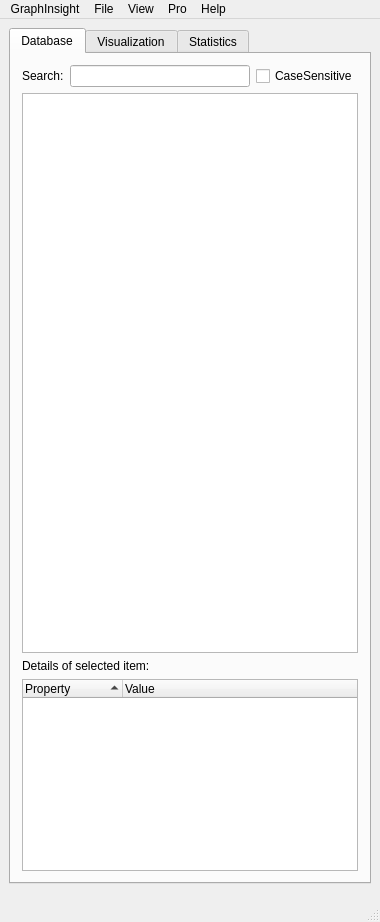
<?xml version="1.0" encoding="UTF-8"?>
<ui version="4.0">
 <class>MainWindow</class>
 <widget class="QMainWindow" name="MainWindow">
  <property name="geometry">
   <rect>
    <x>0</x>
    <y>0</y>
    <width>380</width>
    <height>922</height>
   </rect>
  </property>
  <property name="sizePolicy">
   <sizepolicy hsizetype="Preferred" vsizetype="Preferred">
    <horstretch>0</horstretch>
    <verstretch>0</verstretch>
   </sizepolicy>
  </property>
  <property name="windowTitle">
   <string>nothing</string>
  </property>
  <widget class="QWidget" name="centralWidget">
   <widget class="QTabWidget" name="tabWidget">
    <property name="geometry">
     <rect>
      <x>9</x>
      <y>9</y>
      <width>362</width>
      <height>856</height>
     </rect>
    </property>
    <property name="sizePolicy">
     <sizepolicy hsizetype="Preferred" vsizetype="Preferred">
      <horstretch>0</horstretch>
      <verstretch>0</verstretch>
     </sizepolicy>
    </property>
    <property name="minimumSize">
     <size>
      <width>0</width>
      <height>0</height>
     </size>
    </property>
    <property name="baseSize">
     <size>
      <width>0</width>
      <height>0</height>
     </size>
    </property>
    <property name="toolTip">
     <string/>
    </property>
    <property name="currentIndex">
     <number>0</number>
    </property>
    <widget class="QWidget" name="tabDatabase">
     <property name="sizePolicy">
      <sizepolicy hsizetype="Preferred" vsizetype="Preferred">
       <horstretch>0</horstretch>
       <verstretch>0</verstretch>
      </sizepolicy>
     </property>
     <attribute name="title">
      <string>Database</string>
     </attribute>
     <attribute name="toolTip">
      <string>Nodes and their attributes</string>
     </attribute>
     <layout class="QVBoxLayout" name="verticalLayout">
      <item>
       <layout class="QHBoxLayout" name="horizontalLayout_4">
        <item>
         <widget class="QLabel" name="labelRegExpFilter">
          <property name="toolTip">
           <string>&lt;html&gt;&lt;head/&gt;&lt;body&gt;&lt;p&gt;Search through regular expressions&lt;/p&gt;&lt;/body&gt;&lt;/html&gt;</string>
          </property>
          <property name="text">
           <string>Search:</string>
          </property>
         </widget>
        </item>
        <item>
         <widget class="QLineEdit" name="lineEditRegExpFilter">
          <property name="toolTip">
           <string>&lt;html&gt;&lt;head/&gt;&lt;body&gt;&lt;p&gt;Search through regular expressions&lt;/p&gt;&lt;/body&gt;&lt;/html&gt;</string>
          </property>
         </widget>
        </item>
        <item>
         <widget class="QCheckBox" name="checkBoxRegExpCaseSensitive">
          <property name="text">
           <string>CaseSensitive</string>
          </property>
         </widget>
        </item>
       </layout>
      </item>
      <item>
       <layout class="QVBoxLayout" name="verticalLayoutDatabaseSelectedItem">
        <item>
         <widget class="QTableWidget" name="tableWidgetDatabase">
          <property name="sizePolicy">
           <sizepolicy hsizetype="Expanding" vsizetype="Expanding">
            <horstretch>0</horstretch>
            <verstretch>0</verstretch>
           </sizepolicy>
          </property>
          <property name="editTriggers">
           <set>QAbstractItemView::NoEditTriggers</set>
          </property>
          <property name="selectionMode">
           <enum>QAbstractItemView::SingleSelection</enum>
          </property>
          <property name="selectionBehavior">
           <enum>QAbstractItemView::SelectRows</enum>
          </property>
          <attribute name="horizontalHeaderCascadingSectionResizes">
           <bool>false</bool>
          </attribute>
          <attribute name="horizontalHeaderShowSortIndicator" stdset="0">
           <bool>false</bool>
          </attribute>
          <attribute name="horizontalHeaderStretchLastSection">
           <bool>true</bool>
          </attribute>
          <attribute name="verticalHeaderVisible">
           <bool>false</bool>
          </attribute>
         </widget>
        </item>
        <item>
         <widget class="QLabel" name="labelDatabaseSelectedItem">
          <property name="text">
           <string>Details of selected item:</string>
          </property>
         </widget>
        </item>
        <item>
         <widget class="QTreeWidget" name="treeWidgetSelectedItem">
          <property name="sizePolicy">
           <sizepolicy hsizetype="Preferred" vsizetype="Preferred">
            <horstretch>0</horstretch>
            <verstretch>0</verstretch>
           </sizepolicy>
          </property>
          <property name="midLineWidth">
           <number>0</number>
          </property>
          <property name="editTriggers">
           <set>QAbstractItemView::DoubleClicked|QAbstractItemView::EditKeyPressed</set>
          </property>
          <property name="alternatingRowColors">
           <bool>true</bool>
          </property>
          <property name="selectionBehavior">
           <enum>QAbstractItemView::SelectItems</enum>
          </property>
          <property name="sortingEnabled">
           <bool>true</bool>
          </property>
          <property name="animated">
           <bool>false</bool>
          </property>
          <attribute name="headerHighlightSections">
           <bool>false</bool>
          </attribute>
          <column>
           <property name="text">
            <string>Property</string>
           </property>
          </column>
          <column>
           <property name="text">
            <string>Value</string>
           </property>
          </column>
         </widget>
        </item>
       </layout>
      </item>
     </layout>
    </widget>
    <widget class="QWidget" name="tabVisualization">
     <property name="sizePolicy">
      <sizepolicy hsizetype="Preferred" vsizetype="Preferred">
       <horstretch>0</horstretch>
       <verstretch>0</verstretch>
      </sizepolicy>
     </property>
     <attribute name="title">
      <string>Visualization</string>
     </attribute>
     <attribute name="toolTip">
      <string>Visualization options</string>
     </attribute>
     <layout class="QVBoxLayout" name="verticalLayout_2">
      <item>
       <widget class="QGroupBox" name="groupBoxGraphDrawing">
        <property name="sizePolicy">
         <sizepolicy hsizetype="Preferred" vsizetype="Preferred">
          <horstretch>0</horstretch>
          <verstretch>0</verstretch>
         </sizepolicy>
        </property>
        <property name="toolTip">
         <string>Choose the graph drawing technique to use and no. of dimensions</string>
        </property>
        <property name="title">
         <string>Graph drawing</string>
        </property>
        <layout class="QVBoxLayout" name="verticalLayout_5">
         <item>
          <widget class="QComboBox" name="comboBoxAlgorithm">
           <property name="enabled">
            <bool>true</bool>
           </property>
           <property name="sizePolicy">
            <sizepolicy hsizetype="Expanding" vsizetype="Preferred">
             <horstretch>0</horstretch>
             <verstretch>0</verstretch>
            </sizepolicy>
           </property>
           <property name="focusPolicy">
            <enum>Qt::ClickFocus</enum>
           </property>
           <property name="toolTip">
            <string>Select the layout algorithm (graph drawing problem)</string>
           </property>
          </widget>
         </item>
         <item>
          <layout class="QHBoxLayout" name="horizontalLayoutDimensionStart">
           <item>
            <widget class="QComboBox" name="comboBoxDimension">
             <property name="enabled">
              <bool>true</bool>
             </property>
             <property name="sizePolicy">
              <sizepolicy hsizetype="Fixed" vsizetype="Preferred">
               <horstretch>0</horstretch>
               <verstretch>0</verstretch>
              </sizepolicy>
             </property>
             <property name="toolTip">
              <string>Select the number of dimensions (2D/3D) of the virtual world</string>
             </property>
             <property name="currentIndex">
              <number>1</number>
             </property>
             <item>
              <property name="text">
               <string>2D</string>
              </property>
             </item>
             <item>
              <property name="text">
               <string>3D</string>
              </property>
             </item>
            </widget>
           </item>
           <item>
            <widget class="QPushButton" name="pushButtonStartStop">
             <property name="sizePolicy">
              <sizepolicy hsizetype="Expanding" vsizetype="Fixed">
               <horstretch>0</horstretch>
               <verstretch>0</verstretch>
              </sizepolicy>
             </property>
             <property name="text">
              <string>Start</string>
             </property>
             <property name="icon">
              <iconset resource="../../resources/images.qrc">
               <normaloff>:/icons/start.png</normaloff>:/icons/start.png</iconset>
             </property>
            </widget>
           </item>
          </layout>
         </item>
        </layout>
       </widget>
      </item>
      <item>
       <widget class="QGroupBox" name="groupBoxGlobalVisualization">
        <property name="toolTip">
         <string/>
        </property>
        <property name="title">
         <string>Global</string>
        </property>
        <layout class="QVBoxLayout" name="verticalLayout_4">
         <item>
          <layout class="QHBoxLayout" name="horizontalLayoutNPolygons">
           <item>
            <widget class="QLabel" name="labelNPolygons">
             <property name="text">
              <string>No. of Polygons:</string>
             </property>
            </widget>
           </item>
           <item>
            <widget class="QComboBox" name="comboBoxGlobalQuality">
             <property name="sizePolicy">
              <sizepolicy hsizetype="Expanding" vsizetype="Preferred">
               <horstretch>0</horstretch>
               <verstretch>0</verstretch>
              </sizepolicy>
             </property>
             <item>
              <property name="text">
               <string>0 (lines and points)</string>
              </property>
             </item>
             <item>
              <property name="text">
               <string>3</string>
              </property>
             </item>
             <item>
              <property name="text">
               <string>4</string>
              </property>
             </item>
             <item>
              <property name="text">
               <string>8</string>
              </property>
             </item>
             <item>
              <property name="text">
               <string>16</string>
              </property>
             </item>
             <item>
              <property name="text">
               <string>24</string>
              </property>
             </item>
             <item>
              <property name="text">
               <string>32</string>
              </property>
             </item>
             <item>
              <property name="text">
               <string>64</string>
              </property>
             </item>
            </widget>
           </item>
          </layout>
         </item>
         <item>
          <layout class="QHBoxLayout" name="horizontalLayoutVirtualWorld">
           <item>
            <widget class="QLabel" name="labelVirtualWorld">
             <property name="text">
              <string>Virtual world:</string>
             </property>
            </widget>
           </item>
           <item>
            <widget class="QCheckBox" name="checkBoxShowGrid">
             <property name="text">
              <string>Show Grid </string>
             </property>
             <property name="checked">
              <bool>false</bool>
             </property>
            </widget>
           </item>
           <item>
            <widget class="QCheckBox" name="checkBoxSetNight">
             <property name="text">
              <string>Night</string>
             </property>
             <property name="checked">
              <bool>false</bool>
             </property>
            </widget>
           </item>
          </layout>
         </item>
        </layout>
       </widget>
      </item>
      <item>
       <widget class="QGroupBox" name="groupBoxNodes">
        <property name="toolTip">
         <string>Visualization options for nodes</string>
        </property>
        <property name="title">
         <string>Nodes</string>
        </property>
        <layout class="QVBoxLayout" name="verticalLayout_8">
         <item>
          <layout class="QHBoxLayout" name="horizontalLayoutNodeRadius">
           <property name="sizeConstraint">
            <enum>QLayout::SetDefaultConstraint</enum>
           </property>
           <item>
            <widget class="QLabel" name="labelNodeRadius">
             <property name="sizePolicy">
              <sizepolicy hsizetype="Fixed" vsizetype="Preferred">
               <horstretch>0</horstretch>
               <verstretch>0</verstretch>
              </sizepolicy>
             </property>
             <property name="toolTip">
              <string>&lt;html&gt;&lt;head/&gt;&lt;body&gt;&lt;p&gt;Specify nodes radius&lt;/p&gt;&lt;/body&gt;&lt;/html&gt;</string>
             </property>
             <property name="text">
              <string>Radius:</string>
             </property>
            </widget>
           </item>
           <item>
            <widget class="QSlider" name="horizontalSliderNodeRadius">
             <property name="sizePolicy">
              <sizepolicy hsizetype="Preferred" vsizetype="Fixed">
               <horstretch>0</horstretch>
               <verstretch>0</verstretch>
              </sizepolicy>
             </property>
             <property name="minimumSize">
              <size>
               <width>100</width>
               <height>0</height>
              </size>
             </property>
             <property name="toolTip">
              <string>Scale Up/Down the nodes radius</string>
             </property>
             <property name="minimum">
              <number>0</number>
             </property>
             <property name="maximum">
              <number>100</number>
             </property>
             <property name="value">
              <number>50</number>
             </property>
             <property name="sliderPosition">
              <number>50</number>
             </property>
             <property name="orientation">
              <enum>Qt::Horizontal</enum>
             </property>
            </widget>
           </item>
           <item>
            <widget class="QSpinBox" name="spinBoxNodeRadius">
             <property name="sizePolicy">
              <sizepolicy hsizetype="Fixed" vsizetype="Preferred">
               <horstretch>0</horstretch>
               <verstretch>0</verstretch>
              </sizepolicy>
             </property>
             <property name="maximum">
              <number>100</number>
             </property>
            </widget>
           </item>
          </layout>
         </item>
         <item>
          <layout class="QHBoxLayout" name="horizontalLayoutNodeColor">
           <item>
            <widget class="QLabel" name="labelNodeColor">
             <property name="sizePolicy">
              <sizepolicy hsizetype="Fixed" vsizetype="Preferred">
               <horstretch>0</horstretch>
               <verstretch>0</verstretch>
              </sizepolicy>
             </property>
             <property name="toolTip">
              <string>&lt;html&gt;&lt;head/&gt;&lt;body&gt;&lt;p&gt;Specify nodes coloring method&lt;/p&gt;&lt;/body&gt;&lt;/html&gt;</string>
             </property>
             <property name="text">
              <string>Color:</string>
             </property>
            </widget>
           </item>
           <item>
            <widget class="QComboBox" name="comboBoxNodeColor">
             <property name="focusPolicy">
              <enum>Qt::ClickFocus</enum>
             </property>
             <property name="toolTip">
              <string>Select the coloring scheme for nodes</string>
             </property>
            </widget>
           </item>
          </layout>
         </item>
         <item>
          <layout class="QHBoxLayout" name="horizontalLayoutNodeDegreeFilter">
           <item>
            <widget class="QLabel" name="labelNodeDegreeFilter">
             <property name="toolTip">
              <string>&lt;html&gt;&lt;head/&gt;&lt;body&gt;&lt;p&gt;Filter nodes with degree bigger than a threshold&lt;/p&gt;&lt;/body&gt;&lt;/html&gt;</string>
             </property>
             <property name="text">
              <string>Degree ≥</string>
             </property>
            </widget>
           </item>
           <item>
            <widget class="QSlider" name="horizontalSliderFilterMinNodeDegree">
             <property name="sizePolicy">
              <sizepolicy hsizetype="Expanding" vsizetype="Fixed">
               <horstretch>0</horstretch>
               <verstretch>0</verstretch>
              </sizepolicy>
             </property>
             <property name="orientation">
              <enum>Qt::Horizontal</enum>
             </property>
            </widget>
           </item>
           <item>
            <widget class="QSpinBox" name="spinBoxFilterMinNodeDegree">
             <property name="sizePolicy">
              <sizepolicy hsizetype="Fixed" vsizetype="Preferred">
               <horstretch>0</horstretch>
               <verstretch>0</verstretch>
              </sizepolicy>
             </property>
            </widget>
           </item>
          </layout>
         </item>
        </layout>
       </widget>
      </item>
      <item>
       <widget class="QGroupBox" name="groupBoxEdges">
        <property name="toolTip">
         <string>Visualization options for edges</string>
        </property>
        <property name="title">
         <string>Edges</string>
        </property>
        <layout class="QVBoxLayout" name="verticalLayout_9">
         <item>
          <layout class="QHBoxLayout" name="horizontalLayout_6">
           <property name="sizeConstraint">
            <enum>QLayout::SetDefaultConstraint</enum>
           </property>
           <item>
            <widget class="QLabel" name="labelEdgeRadius">
             <property name="sizePolicy">
              <sizepolicy hsizetype="Fixed" vsizetype="Preferred">
               <horstretch>0</horstretch>
               <verstretch>0</verstretch>
              </sizepolicy>
             </property>
             <property name="toolTip">
              <string>&lt;html&gt;&lt;head/&gt;&lt;body&gt;&lt;p&gt;Specify edges radius&lt;/p&gt;&lt;/body&gt;&lt;/html&gt;</string>
             </property>
             <property name="text">
              <string>Radius:</string>
             </property>
            </widget>
           </item>
           <item>
            <widget class="QSlider" name="horizontalSliderEdgeRadius">
             <property name="sizePolicy">
              <sizepolicy hsizetype="Preferred" vsizetype="Fixed">
               <horstretch>0</horstretch>
               <verstretch>0</verstretch>
              </sizepolicy>
             </property>
             <property name="minimumSize">
              <size>
               <width>100</width>
               <height>0</height>
              </size>
             </property>
             <property name="toolTip">
              <string>Scale Up/Down the edges radius</string>
             </property>
             <property name="minimum">
              <number>0</number>
             </property>
             <property name="maximum">
              <number>100</number>
             </property>
             <property name="value">
              <number>50</number>
             </property>
             <property name="sliderPosition">
              <number>50</number>
             </property>
             <property name="orientation">
              <enum>Qt::Horizontal</enum>
             </property>
            </widget>
           </item>
           <item>
            <widget class="QSpinBox" name="spinBoxEdgeRadius">
             <property name="sizePolicy">
              <sizepolicy hsizetype="Fixed" vsizetype="Preferred">
               <horstretch>0</horstretch>
               <verstretch>0</verstretch>
              </sizepolicy>
             </property>
             <property name="maximum">
              <number>100</number>
             </property>
            </widget>
           </item>
          </layout>
         </item>
         <item>
          <layout class="QHBoxLayout" name="horizontalLayout_3">
           <item>
            <widget class="QLabel" name="labelEdgeColor">
             <property name="sizePolicy">
              <sizepolicy hsizetype="Fixed" vsizetype="Preferred">
               <horstretch>0</horstretch>
               <verstretch>0</verstretch>
              </sizepolicy>
             </property>
             <property name="toolTip">
              <string>&lt;html&gt;&lt;head/&gt;&lt;body&gt;&lt;p&gt;Specify edges coloring method&lt;/p&gt;&lt;/body&gt;&lt;/html&gt;</string>
             </property>
             <property name="text">
              <string>Color:</string>
             </property>
            </widget>
           </item>
           <item>
            <widget class="QComboBox" name="comboBoxEdgeColor">
             <property name="focusPolicy">
              <enum>Qt::ClickFocus</enum>
             </property>
             <property name="toolTip">
              <string>Select the coloring scheme for edges</string>
             </property>
            </widget>
           </item>
          </layout>
         </item>
         <item>
          <layout class="QHBoxLayout" name="horizontalLayout_15">
           <item>
            <widget class="QComboBox" name="comboBoxEdgeType">
             <item>
              <property name="text">
               <string>Undirected</string>
              </property>
             </item>
             <item>
              <property name="text">
               <string>Directed (pins)</string>
              </property>
             </item>
             <item>
              <property name="text">
               <string>Directed (arrows)</string>
              </property>
             </item>
            </widget>
           </item>
          </layout>
         </item>
        </layout>
       </widget>
      </item>
      <item>
       <widget class="QGroupBox" name="groupBoxLabels">
        <property name="title">
         <string>Labels</string>
        </property>
        <layout class="QVBoxLayout" name="verticalLayout_10">
         <item>
          <layout class="QHBoxLayout" name="horizontalLayoutNodeLabelDegreeFilter">
           <item>
            <widget class="QLabel" name="labelNodeLabelDegreeFilter">
             <property name="toolTip">
              <string>&lt;html&gt;&lt;head/&gt;&lt;body&gt;&lt;p&gt;Show labels only for nodes with degree bigger than a threshold&lt;/p&gt;&lt;/body&gt;&lt;/html&gt;</string>
             </property>
             <property name="text">
              <string>Node degree ≥</string>
             </property>
            </widget>
           </item>
           <item>
            <widget class="QSlider" name="horizontalSliderLabelMinDegree">
             <property name="orientation">
              <enum>Qt::Horizontal</enum>
             </property>
            </widget>
           </item>
           <item>
            <widget class="QSpinBox" name="spinBoxLabelMinDegree"/>
           </item>
          </layout>
         </item>
         <item>
          <layout class="QHBoxLayout" name="horizontalLayoutLabelFontSize">
           <item>
            <widget class="QLabel" name="labelLabelFontSize">
             <property name="toolTip">
              <string>Specify the labels text size</string>
             </property>
             <property name="text">
              <string>Font size:</string>
             </property>
            </widget>
           </item>
           <item>
            <widget class="QSlider" name="horizontalSliderLabelFontSize">
             <property name="minimum">
              <number>1</number>
             </property>
             <property name="maximum">
              <number>50</number>
             </property>
             <property name="value">
              <number>1</number>
             </property>
             <property name="orientation">
              <enum>Qt::Horizontal</enum>
             </property>
            </widget>
           </item>
           <item>
            <widget class="QSpinBox" name="spinBoxLabelFontSize">
             <property name="minimum">
              <number>1</number>
             </property>
             <property name="maximum">
              <number>30</number>
             </property>
            </widget>
           </item>
          </layout>
         </item>
         <item>
          <layout class="QHBoxLayout" name="horizontalLayoutLabelColumn">
           <item>
            <widget class="QLabel" name="labelLabelColumn">
             <property name="toolTip">
              <string>Specify the column of node attributes to show</string>
             </property>
             <property name="text">
              <string>Column:</string>
             </property>
            </widget>
           </item>
           <item>
            <widget class="QComboBox" name="comboBoxLabelColumn">
             <property name="sizePolicy">
              <sizepolicy hsizetype="Expanding" vsizetype="Fixed">
               <horstretch>0</horstretch>
               <verstretch>0</verstretch>
              </sizepolicy>
             </property>
             <property name="toolTip">
              <string>Specify the column of node attributes to show</string>
             </property>
            </widget>
           </item>
          </layout>
         </item>
         <item>
          <widget class="QComboBox" name="comboBoxSelectLabel">
           <item>
            <property name="text">
             <string>Do not include selected item</string>
            </property>
           </item>
           <item>
            <property name="text">
             <string>Include selected item</string>
            </property>
           </item>
           <item>
            <property name="text">
             <string>Include selected item and neighbors</string>
            </property>
           </item>
          </widget>
         </item>
         <item>
          <widget class="QCheckBox" name="checkBoxRemoveLabelOverlaps">
           <property name="text">
            <string>Remove overlaps</string>
           </property>
          </widget>
         </item>
         <item>
          <spacer name="verticalSpacer">
           <property name="orientation">
            <enum>Qt::Vertical</enum>
           </property>
           <property name="sizeHint" stdset="0">
            <size>
             <width>20</width>
             <height>40</height>
            </size>
           </property>
          </spacer>
         </item>
        </layout>
       </widget>
      </item>
     </layout>
    </widget>
    <widget class="QWidget" name="tabStatistic">
     <attribute name="title">
      <string>Statistics</string>
     </attribute>
     <attribute name="toolTip">
      <string>Statistics about the graph and the drawing algorithm running state</string>
     </attribute>
     <layout class="QVBoxLayout" name="verticalLayout_3">
      <item>
       <widget class="QTreeWidget" name="treeWidgetStatistic">
        <property name="sizePolicy">
         <sizepolicy hsizetype="Preferred" vsizetype="Expanding">
          <horstretch>0</horstretch>
          <verstretch>0</verstretch>
         </sizepolicy>
        </property>
        <property name="maximumSize">
         <size>
          <width>16777215</width>
          <height>16777215</height>
         </size>
        </property>
        <property name="editTriggers">
         <set>QAbstractItemView::DoubleClicked|QAbstractItemView::EditKeyPressed</set>
        </property>
        <property name="alternatingRowColors">
         <bool>true</bool>
        </property>
        <property name="autoExpandDelay">
         <number>-1</number>
        </property>
        <property name="uniformRowHeights">
         <bool>false</bool>
        </property>
        <property name="wordWrap">
         <bool>false</bool>
        </property>
        <property name="columnCount">
         <number>2</number>
        </property>
        <attribute name="headerCascadingSectionResizes">
         <bool>false</bool>
        </attribute>
        <attribute name="headerDefaultSectionSize">
         <number>100</number>
        </attribute>
        <attribute name="headerShowSortIndicator" stdset="0">
         <bool>false</bool>
        </attribute>
        <column>
         <property name="text">
          <string>Property</string>
         </property>
        </column>
        <column>
         <property name="text">
          <string>Value</string>
         </property>
        </column>
        <item>
         <property name="text">
          <string>Graph</string>
         </property>
         <item>
          <property name="text">
           <string>Nodes</string>
          </property>
         </item>
         <item>
          <property name="text">
           <string>Edges</string>
          </property>
         </item>
         <item>
          <property name="text">
           <string>Components</string>
          </property>
         </item>
         <item>
          <property name="text">
           <string>Max Degree</string>
          </property>
         </item>
         <item>
          <property name="text">
           <string>Min Degree</string>
          </property>
         </item>
         <item>
          <property name="text">
           <string>Avg. Degree</string>
          </property>
         </item>
         <item>
          <property name="text">
           <string>Name</string>
          </property>
         </item>
        </item>
        <item>
         <property name="text">
          <string>Layout</string>
         </property>
         <item>
          <property name="text">
           <string>Steps</string>
          </property>
         </item>
         <item>
          <property name="text">
           <string>Time (ms)</string>
          </property>
         </item>
         <item>
          <property name="text">
           <string>Status</string>
          </property>
         </item>
        </item>
        <item>
         <property name="text">
          <string>OpenGL</string>
         </property>
         <item>
          <property name="text">
           <string>FPS</string>
          </property>
         </item>
         <item>
          <property name="text">
           <string>Vendor</string>
          </property>
         </item>
         <item>
          <property name="text">
           <string>Renderer</string>
          </property>
         </item>
         <item>
          <property name="text">
           <string>Version</string>
          </property>
         </item>
        </item>
        <item>
         <property name="text">
          <string>System</string>
         </property>
         <item>
          <property name="text">
           <string>CPUs</string>
          </property>
          <property name="text">
           <string/>
          </property>
         </item>
        </item>
       </widget>
      </item>
     </layout>
    </widget>
   </widget>
  </widget>
  <widget class="QMenuBar" name="menuBar">
   <property name="geometry">
    <rect>
     <x>0</x>
     <y>0</y>
     <width>380</width>
     <height>22</height>
    </rect>
   </property>
   <widget class="QMenu" name="menuFile">
    <property name="title">
     <string>File</string>
    </property>
    <addaction name="actionOpen_graph"/>
    <addaction name="actionSaveGraphLayout"/>
    <addaction name="separator"/>
    <addaction name="actionReload_this_File"/>
    <addaction name="actionSave"/>
    <addaction name="separator"/>
    <addaction name="actionSaveAsImage"/>
   </widget>
   <widget class="QMenu" name="menuGraphInsight">
    <property name="title">
     <string>GraphInsight</string>
    </property>
    <addaction name="actionAbout"/>
    <addaction name="actionQuit"/>
   </widget>
   <widget class="QMenu" name="menuHelp">
    <property name="enabled">
     <bool>true</bool>
    </property>
    <property name="title">
     <string>Help</string>
    </property>
    <addaction name="separator"/>
    <addaction name="actionOnline_documentation"/>
    <addaction name="actionEmailUsSupport"/>
    <addaction name="separator"/>
    <addaction name="actionVisual_analytics_org_blog"/>
   </widget>
   <widget class="QMenu" name="menuView">
    <property name="title">
     <string>View</string>
    </property>
    <addaction name="actionFullscreen"/>
    <addaction name="actionEnablePythonConsole"/>
   </widget>
   <widget class="QMenu" name="menuPRO">
    <property name="enabled">
     <bool>true</bool>
    </property>
    <property name="title">
     <string>Pro</string>
    </property>
    <addaction name="actionPROLicensing"/>
    <addaction name="actionPROConsulting"/>
    <addaction name="separator"/>
    <addaction name="actionEmailUsPro"/>
   </widget>
   <addaction name="menuGraphInsight"/>
   <addaction name="menuFile"/>
   <addaction name="menuView"/>
   <addaction name="menuPRO"/>
   <addaction name="menuHelp"/>
  </widget>
  <widget class="QStatusBar" name="statusBar"/>
  <action name="actionOpen_graph">
   <property name="enabled">
    <bool>true</bool>
   </property>
   <property name="text">
    <string>Open File...</string>
   </property>
   <property name="shortcut">
    <string>Ctrl+O</string>
   </property>
  </action>
  <action name="actionAbout">
   <property name="text">
    <string>About...</string>
   </property>
  </action>
  <action name="actionSaveGraphLayout">
   <property name="enabled">
    <bool>true</bool>
   </property>
   <property name="text">
    <string>Export as...</string>
   </property>
   <property name="shortcut">
    <string>Ctrl+S</string>
   </property>
  </action>
  <action name="actionSaveAsImage">
   <property name="text">
    <string>Save as image...</string>
   </property>
   <property name="shortcut">
    <string>Ctrl+I</string>
   </property>
  </action>
  <action name="actionOnline_documentation">
   <property name="enabled">
    <bool>true</bool>
   </property>
   <property name="text">
    <string>Online Documentation Central</string>
   </property>
  </action>
  <action name="actionFullscreen">
   <property name="checkable">
    <bool>true</bool>
   </property>
   <property name="enabled">
    <bool>true</bool>
   </property>
   <property name="text">
    <string>FullScreen</string>
   </property>
   <property name="toolTip">
    <string>[PRO] FullScreen</string>
   </property>
   <property name="font">
    <font/>
   </property>
   <property name="shortcut">
    <string>Ctrl+F</string>
   </property>
  </action>
  <action name="actionDocumentationPDF">
   <property name="enabled">
    <bool>false</bool>
   </property>
   <property name="text">
    <string>User Manual (pdf)</string>
   </property>
  </action>
  <action name="actionLatest_news">
   <property name="enabled">
    <bool>false</bool>
   </property>
   <property name="text">
    <string>Latest news...</string>
   </property>
  </action>
  <action name="actionSend_feedback">
   <property name="enabled">
    <bool>false</bool>
   </property>
   <property name="text">
    <string>Send feedback...</string>
   </property>
  </action>
  <action name="actionPDF_User_tutorial">
   <property name="text">
    <string>PDF User tutorial</string>
   </property>
  </action>
  <action name="actionPROLicensing">
   <property name="enabled">
    <bool>true</bool>
   </property>
   <property name="text">
    <string>Switch to GraphInsight Pro/Academic</string>
   </property>
  </action>
  <action name="actionFullScreenEsc">
   <property name="text">
    <string>FullScreenEsc</string>
   </property>
   <property name="toolTip">
    <string>FullScreenEsc</string>
   </property>
   <property name="shortcut">
    <string>Esc</string>
   </property>
  </action>
  <action name="actionReload_this_File">
   <property name="text">
    <string>Reload</string>
   </property>
  </action>
  <action name="actionSave">
   <property name="text">
    <string>Save</string>
   </property>
  </action>
  <action name="actionPROConsulting">
   <property name="enabled">
    <bool>true</bool>
   </property>
   <property name="text">
    <string>We offer consulting, integration, customization and training</string>
   </property>
  </action>
  <action name="actionVisual_analytics_org_blog">
   <property name="enabled">
    <bool>true</bool>
   </property>
   <property name="text">
    <string>Visit our blog http://www.visual-analytics.org</string>
   </property>
  </action>
  <action name="actionEmailUsSupport">
   <property name="enabled">
    <bool>true</bool>
   </property>
   <property name="text">
    <string>Contact Us: support@graphinsight.com</string>
   </property>
  </action>
  <action name="actionEmailUsPro">
   <property name="enabled">
    <bool>true</bool>
   </property>
   <property name="text">
    <string>Contact Us: services@graphinsight.com</string>
   </property>
  </action>
  <action name="actionQuit">
   <property name="text">
    <string>Quit</string>
   </property>
   <property name="shortcut">
    <string>Ctrl+Q</string>
   </property>
  </action>
  <action name="actionEnablePythonConsole">
   <property name="checkable">
    <bool>true</bool>
   </property>
   <property name="text">
    <string>Show/Hide Python console</string>
   </property>
   <property name="shortcut">
    <string>Ctrl+P</string>
   </property>
  </action>
  <action name="actionPreferences">
   <property name="text">
    <string>Preferences...</string>
   </property>
   <property name="shortcut">
    <string>Ctrl+W</string>
   </property>
  </action>
 </widget>
 <layoutdefault spacing="6" margin="11"/>
 <resources>
  <include location="../../resources/images.qrc"/>
 </resources>
 <connections>
  <connection>
   <sender>actionQuit</sender>
   <signal>triggered()</signal>
   <receiver>MainWindow</receiver>
   <slot>close()</slot>
   <hints>
    <hint type="sourcelabel">
     <x>-1</x>
     <y>-1</y>
    </hint>
    <hint type="destinationlabel">
     <x>188</x>
     <y>388</y>
    </hint>
   </hints>
  </connection>
 </connections>
</ui>
